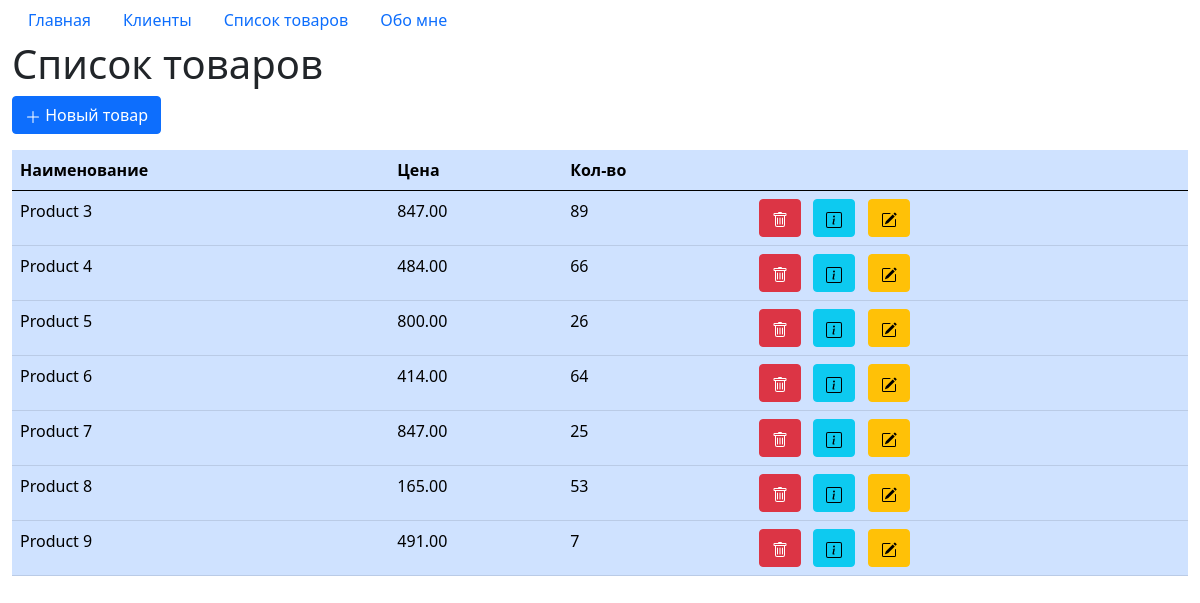
Screenshot of /products/ with the database file from the repository.
### work_01_app/models.py (models this page shows)
class Product(models.Model):
    prod_name = models.CharField(max_length=250, null=False)
    description = models.TextField(null=True, default=None)
    price = models.DecimalField(max_digits=8, decimal_places=2, default=0, validators=[MinValueValidator(0)])
    prod_count = models.IntegerField(default=0, validators=[MinValueValidator(0)])
    append_date = models.DateTimeField(auto_now=True)  # фиксируем последнее изменение
    photo = models.ImageField(upload_to='media/', null=True, default=None)
    def __str__(self):
        return f'{self.prod_name}, наличие: {self.prod_count}, цена: {self.price}'
    class Meta:
        ordering = ['prod_name']
        indexes = [
            models.Index(fields=['prod_name']),
            models.Index(fields=['-append_date']),
            models.Index(fields=['price']),
        ]

### work_01_app/views.py (the view)
# urls.py: path('products/', views.products_list, name='products'),
def products_list(request, show_no_del: str = 'no'):
    print(Product.objects.all())
    products = Product.objects.all()
    context = {
        "products": products,
        "show_no_del": show_no_del,
    }
    return render(request, "work_01_app/products_list.html", context)

### work_01_app/templates/work_01_app/products_list.html (shortened to what this page needs)
{% extends 'work_01_app/base.html' %}
{% block content %}
<h1>Список товаров</h1>
<a class="btn btn-primary mb-3" href="{% url 'product_create' %}">
    <svg xmlns="http://www.w3.org/2000/svg" width="16" height="16" fill="currentColor" class="bi bi-plus-lg"
         viewBox="0 0 16 16">
        <path fill-rule="evenodd"
              d="M8 2a.5.5 0 0 1 .5.5v5h5a.5.5 0 0 1 0 1h-5v5a.5.5 0 0 1-1 0v-5h-5a.5.5 0 0 1 0-1h5v-5A.5.5 0 0 1 8 2Z"/>
    </svg>
    Новый товар
</a>
{% if products %}
<table class="table table-hover table-responsive table-primary">
    <thead>
    <tr>
        <th>Наименование</th>
        <th>Цена</th>
        <th>Кол-во</th>
        <th></th>
    </tr>
    </thead>
    <tbody>
    {% for prod in products %}
    <tr>
        <td>{{ prod.prod_name }}</td>
        <td>{{ prod.price }}</td>
        <td>{{ prod.prod_count }}</td>
        <td>
            <form action="{% url 'product_delete' %}" method="post">
                <button class="btn btn-danger" type="submit">
                </button>
                <a class="btn btn-info" href="{% url 'product_info' prod.pk %}">
                </a>
                <a class="btn btn-warning" href="{% url 'product_edit' prod.pk %}">
                </a>
            </form>
        </td>
    </tr>
    {% endfor %}
    </tbody>
</table>
{% else %}
<div class="alert alert-warning">Нет данных!</div>
{% endif %}
{% endblock %}

### work_01_app/templates/work_01_app/base.html (shortened to what this page needs)
<!doctype html>
{% load static %}
<html lang="en">
<head>
    <link rel="stylesheet" href="{% static "bootstrap/css/bootstrap.css" %}">
</head>
<body>
    <div class="container-fluid">
        <section>
            <nav class="nav">
              <a class="nav-link" href="{% url 'index' %}">Главная</a>
              <a class="nav-link" href="{% url 'clients' %}">Клиенты</a>
              <a class="nav-link" href="{% url 'products' %}">Список товаров</a>
              <a class="nav-link" href="{% url 'about' %}">Обо мне</a>
            </nav>
        </section>
        <section>
        {% block content %}{% endblock %}
        </section>
    </div>
</body>
</html>

### rows the page displays
Product: prod_name "Product 3", price "847.00", prod_count "89"
Product: prod_name "Product 4", price "484.00", prod_count "66"
Product: prod_name "Product 5", price "800.00", prod_count "26"
Product: prod_name "Product 6", price "414.00", prod_count "64"
Product: prod_name "Product 7", price "847.00", prod_count "25"
Product: prod_name "Product 8", price "165.00", prod_count "53"
Product: prod_name "Product 9", price "491.00", prod_count "7"
